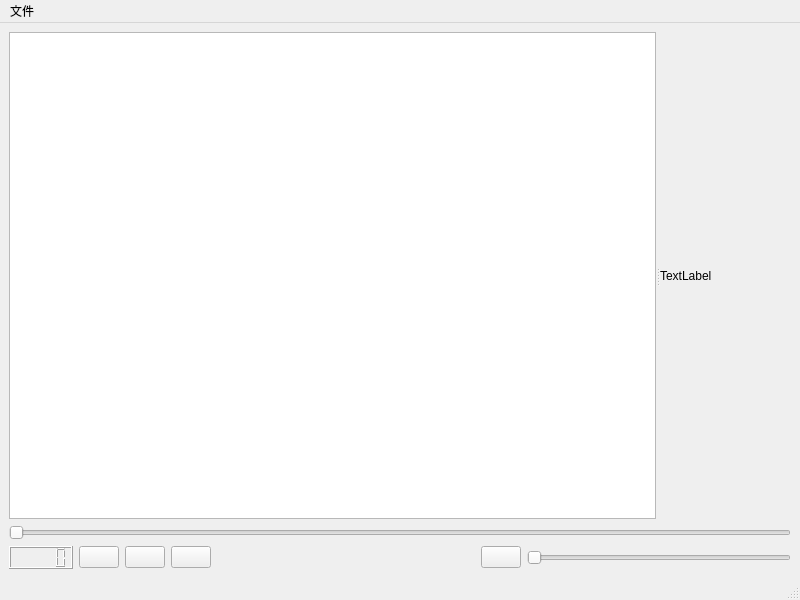
<?xml version="1.0" encoding="UTF-8"?>
<ui version="4.0">
 <class>MainWindow</class>
 <widget class="QMainWindow" name="MainWindow">
  <property name="geometry">
   <rect>
    <x>0</x>
    <y>0</y>
    <width>800</width>
    <height>600</height>
   </rect>
  </property>
  <property name="windowTitle">
   <string>视频通信</string>
  </property>
  <property name="windowIcon">
   <iconset resource="../Icon/resource.qrc">
    <normaloff>:/icon/color</normaloff>:/icon/color</iconset>
  </property>
  <widget class="QWidget" name="centralwidget">
   <layout class="QVBoxLayout" name="verticalLayout">
    <item>
     <widget class="QSplitter" name="splitter">
      <property name="orientation">
       <enum>Qt::Horizontal</enum>
      </property>
      <widget class="QListView" name="channel"/>
      <widget class="QLabel" name="label">
       <property name="text">
        <string>TextLabel</string>
       </property>
      </widget>
     </widget>
    </item>
    <item>
     <widget class="QSlider" name="videoSlider">
      <property name="orientation">
       <enum>Qt::Horizontal</enum>
      </property>
     </widget>
    </item>
    <item>
     <layout class="QHBoxLayout" name="horizontalLayout">
      <item>
       <widget class="QLCDNumber" name="time_lcd"/>
      </item>
      <item>
       <widget class="QPushButton" name="back_10">
        <property name="text">
         <string/>
        </property>
        <property name="icon">
         <iconset resource="../Icon/resource.qrc">
          <normaloff>:/button/control-skip-f</normaloff>:/button/control-skip-f</iconset>
        </property>
       </widget>
      </item>
      <item>
       <widget class="QPushButton" name="playOrPause">
        <property name="text">
         <string/>
        </property>
        <property name="icon">
         <iconset resource="../Icon/resource.qrc">
          <normaloff>:/button/control-play</normaloff>:/button/control-play</iconset>
        </property>
       </widget>
      </item>
      <item>
       <widget class="QPushButton" name="forward_10">
        <property name="text">
         <string/>
        </property>
        <property name="icon">
         <iconset resource="../Icon/resource.qrc">
          <normaloff>:/button/control-skip-b</normaloff>:/button/control-skip-b</iconset>
        </property>
       </widget>
      </item>
      <item>
       <spacer name="horizontalSpacer">
        <property name="orientation">
         <enum>Qt::Horizontal</enum>
        </property>
        <property name="sizeHint" stdset="0">
         <size>
          <width>40</width>
          <height>20</height>
         </size>
        </property>
       </spacer>
      </item>
      <item>
       <widget class="QPushButton" name="volumn_mute">
        <property name="text">
         <string/>
        </property>
        <property name="icon">
         <iconset resource="../Icon/resource.qrc">
          <normaloff>:/button/volume-mute</normaloff>:/button/volume-mute</iconset>
        </property>
       </widget>
      </item>
      <item>
       <widget class="QSlider" name="volumnSlider">
        <property name="orientation">
         <enum>Qt::Horizontal</enum>
        </property>
       </widget>
      </item>
     </layout>
    </item>
   </layout>
  </widget>
  <widget class="QMenuBar" name="menubar">
   <property name="geometry">
    <rect>
     <x>0</x>
     <y>0</y>
     <width>800</width>
     <height>23</height>
    </rect>
   </property>
   <widget class="QMenu" name="menu">
    <property name="title">
     <string>文件</string>
    </property>
    <addaction name="open_local"/>
    <addaction name="open_service"/>
   </widget>
   <addaction name="menu"/>
  </widget>
  <widget class="QStatusBar" name="statusbar"/>
  <action name="open_local">
   <property name="text">
    <string>打开本地文件</string>
   </property>
  </action>
  <action name="open_service">
   <property name="text">
    <string>打开频道</string>
   </property>
  </action>
 </widget>
 <resources>
  <include location="../Icon/resource.qrc"/>
 </resources>
 <connections/>
</ui>
